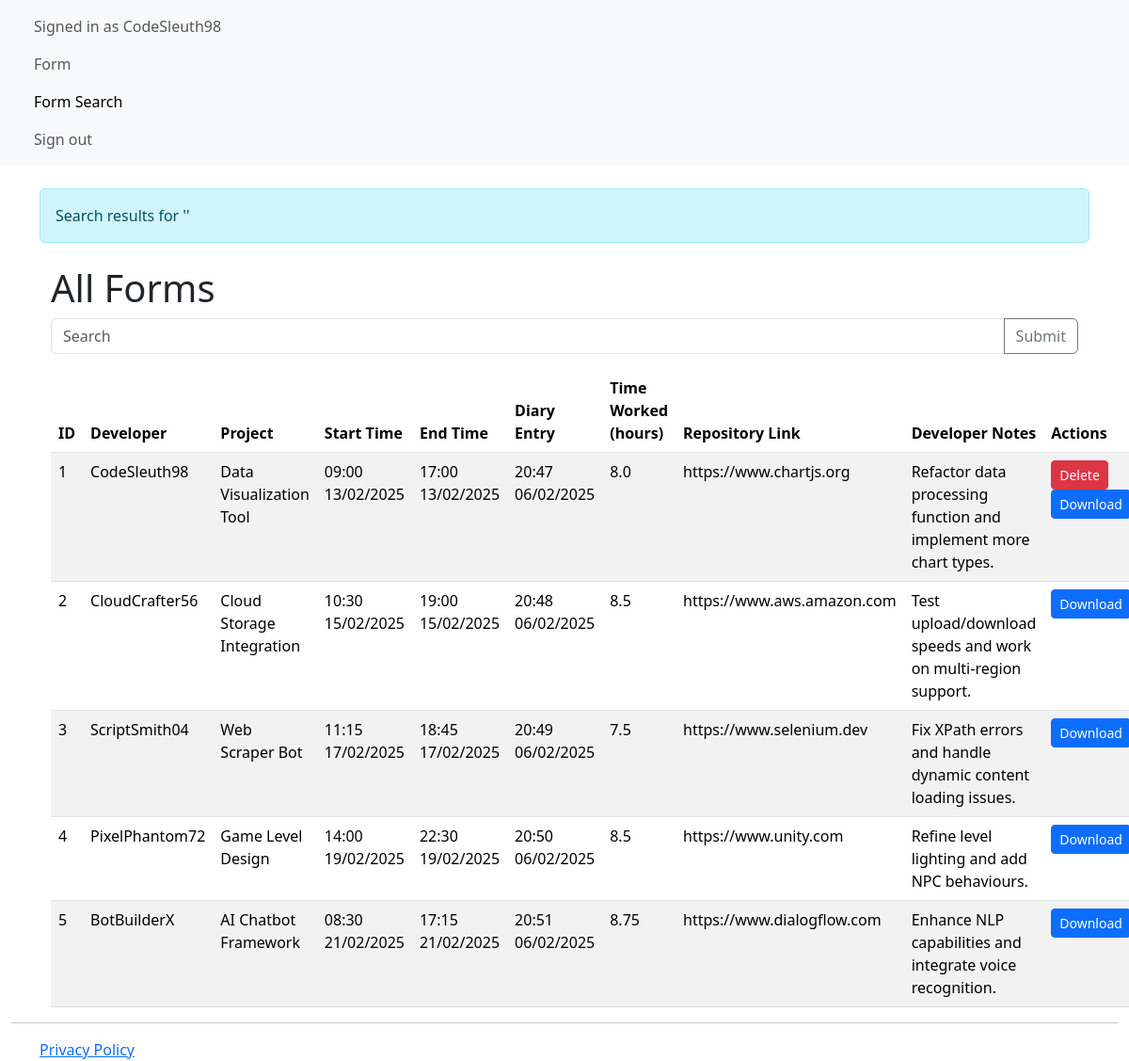
The page /formsearch.html (signed in) on the database its author committed.
### tables this page shows
CREATE TABLE diary_entry (
        Developer TEXT,
        Project TEXT,
        Start_Time TEXT,
        End_Time TEXT,
        Diary_Entry TEXT,
        Time_Worked TEXT,
        Repo TEXT,
        Developer_Notes TEXT
    );

### main.py (the view)
@app.route("/formsearch.html", methods=["GET"])
def form_search():
    if 'username' not in session:
        return redirect(url_for('sign_in'))  # Redirect to sign-in page if not signed in
    query = request.args.get('query', '')
    entries = dbHandler.search_entries(query)
    flash(f"Search results for '{query}'", 'info')
    return render_template("formsearch.html", entries=entries)

### main.py (called while the page is built)
@app.after_request
def set_csp(response):
    response.headers['Content-Security-Policy'] = "default-src 'self'; script-src 'self'; style-src 'self'; img-src 'self' data:; connect-src 'self';"
    return response

### userManagement.py (called while the page is built)
def search_entries(query):
    connection = sql.connect(database_name)
    cursor = connection.cursor()
    query = f"%{query}%"
    sql_query = f"""
        SELECT rowid, * FROM {table_name}
        WHERE Developer LIKE ? OR Project LIKE ? OR Start_Time LIKE ? OR End_Time LIKE ? OR Diary_Entry LIKE ? OR Time_Worked LIKE ? OR Repo LIKE ? OR Developer_Notes LIKE ?
    """
    cursor.execute(sql_query, (query, query, query, query, query, query, query, query))
    results = cursor.fetchall()
    cursor.close()
    connection.close()
    return results

### templates/formsearch.html (shortened to what this page needs)
{% extends "layout.html" %}
{% block content %}
<div class="container mt-4">
    <h1>All Forms</h1>
    <form method="GET" action="/formsearch.html">
        <div class="input-group mb-3">
            <input type="text" class="form-control" placeholder="Search" name="query" value="{{ request.args.get('query', '') }}">
            <button class="btn btn-outline-secondary" type="submit">Submit</button>
        </div>
    </form>
    <table class="table table-striped">
        <thead>
            <tr>
                <th>ID</th>
                <th>Developer</th>
                <th>Project</th>
                <th>Start Time</th>
                <th>End Time</th>
                <th>Diary Entry</th>
                <th>Time Worked (hours)</th>
                <th>Repository Link</th>
                <th>Developer Notes</th>
                <th>Actions</th>
            </tr>
        </thead>
        <tbody>
            {% for entry in entries %}
            <tr>
                <td>{{ entry[0] }}</td>
                <td>{{ entry[1] }}</td>
                <td>{{ entry[2] }}</td>
                <td>{{ entry[3] }}</td>
                <td>{{ entry[4] }}</td>
                <td>{{ entry[5] }}</td>
                <td>{{ entry[6] }}</td>
                <td>{{ entry[7] }}</td>
                <td>{{ entry[8] }}</td>
                <td>
                    {% if entry[1] == session.username %}
                    <form method="POST" action="{{ url_for('delete_entry', entry_id=entry[0]) }}" style="display:inline;">
                        <button type="submit" class="btn btn-danger btn-sm">Delete</button>
                    </form>
                    {% endif %}
                    <a href="{{ url_for('download_entry', entry_id=entry[0]) }}" class="btn btn-primary btn-sm">Download</a>
                </td>
            </tr>
            {% endfor %}
        </tbody>
    </table>
</div>
{% endblock %}

### templates/layout.html (shortened to what this page needs)
<!DOCTYPE html>
<html lang="en">
<head>
    <link rel="stylesheet" type="text/css" href="static/css/style.css" />
    <link href="static/css/bootstrap.min.css" rel="stylesheet" />
</head>
<body>
    {% include "partials/menu.html" %}
    <div class="container mt-4">
        {% with messages = get_flashed_messages(with_categories=true) %}
            {% if messages %}
                <div class="alert-container">
                    {% for category, message in messages %}
                        <div class="alert alert-{{ category }} alert-dismissible fade show" role="alert">
                            {{ message }}
                            <button type="button" class="btn-close" data-bs-dismiss="alert" aria-label="Close"></button>
                        </div>
                    {% endfor %}
                </div>
            {% endif %}
        {% endwith %}
        {% block content %}{% endblock %}
    </div>
    {% include "partials/footer.html" %}
</body>
</html>

### templates/partials/menu.html (shortened to what this page needs)
<nav class="navbar navbar-expand-lg navbar-light bg-light">
  <div class="container-fluid">
    <div class="collapse navbar-collapse" id="navbarSupportedContent">
      <ul class="navbar-nav me-auto mb-2 mb-lg-0">
        <li class="nav-item">
          {% if session.username %}
            <a class="nav-link active" aria-current="page">Signed in as {{ session.username }}</a>
            <a href="/form.html" class="nav-link active" aria-current="page">Form</a>
            <a href="/formsearch.html" class="nav-link active" aria-current="page">Form Search</a>
            <a href="/signout.html" class="nav-link active" aria-current="page">Sign out</a>
          {% else %}
            <a href="/signup.html" class="nav-link active" aria-current="page">Sign up</a>
            <a href="/signin.html" class="nav-link active" aria-current="page">Sign in</a>
          {% endif %}
        </li>
      </ul>
    </div>
  </div>
</nav>

### templates/partials/footer.html
<div class="container-fluid">
    <hr/>
</div>
<div class="container">
    <div class="row">
        <a href="privacy.html">Privacy Policy</a>
    </div>
</div>

### rows shown on the page
diary_entry: username "CodeSleuth98", rowid "1", Developer "CodeSleuth98", Project "Data Visualization Tool", Start_Time "09:00 13/02/2025", End_Time "17:00 13/02/2025", Diary_Entry "20:47 06/02/2025", Time_Worked "8.0", Repo "https://www.chartjs.org", Developer_Notes "Refactor data processing function and implement more chart types."
diary_entry: rowid "2", Developer "CloudCrafter56", Project "Cloud Storage Integration", Start_Time "10:30 15/02/2025", End_Time "19:00 15/02/2025", Diary_Entry "20:48 06/02/2025", Time_Worked "8.5", Repo "https://www.aws.amazon.com", Developer_Notes "Test upload/download speeds and work on multi-region support."
diary_entry: rowid "3", Developer "ScriptSmith04", Project "Web Scraper Bot", Start_Time "11:15 17/02/2025", End_Time "18:45 17/02/2025", Diary_Entry "20:49 06/02/2025", Time_Worked "7.5", Repo "https://www.selenium.dev", Developer_Notes "Fix XPath errors and handle dynamic content loading issues."
diary_entry: rowid "4", Developer "PixelPhantom72", Project "Game Level Design", Start_Time "14:00 19/02/2025", End_Time "22:30 19/02/2025", Diary_Entry "20:50 06/02/2025", Time_Worked "8.5", Repo "https://www.unity.com", Developer_Notes "Refine level lighting and add NPC behaviours."
diary_entry: rowid "5", Developer "BotBuilderX", Project "AI Chatbot Framework", Start_Time "08:30 21/02/2025", End_Time "17:15 21/02/2025", Diary_Entry "20:51 06/02/2025", Time_Worked "8.75", Repo "https://www.dialogflow.com", Developer_Notes "Enhance NLP capabilities and integrate voice recognition."

### other values the page prints
{{ message }} "Search results for ''"
